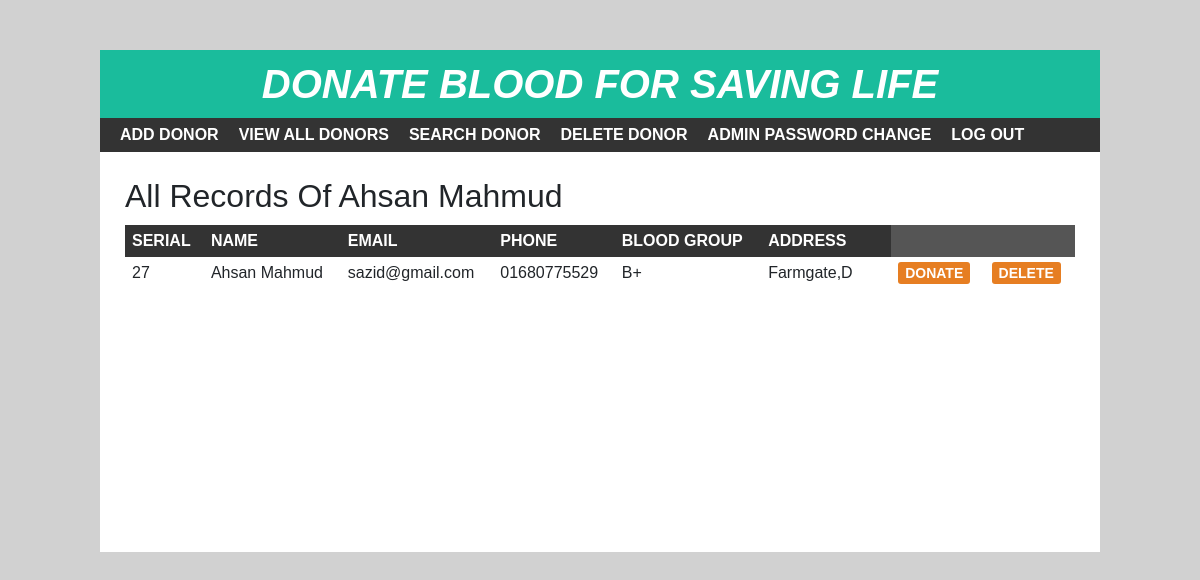
Page /viewdetails.php?serial=27 on the committed database.
### tables this page shows
CREATE TABLE `donorlist` (
  `Name` text NOT NULL,
  `Blood_Group` varchar(60) NOT NULL,
  `email` varchar(60) NOT NULL,
  `phone` varchar(30) NOT NULL,
  `Address` varchar(10) NOT NULL,
  `count` int(10) NOT NULL,
  `serial` int(11) NOT NULL,
  `DEL` int(10) DEFAULT NULL
);

### viewdetails.php (the view)
<?php
include 'header.php';
?>
<div id="main-content">
     <?php
$conn = mysqli_connect("localhost","root","","rcf_task");
$serial = $_GET['serial'];
$sql = "SELECT * FROM donorlist where serial = {$serial}";
$result = mysqli_query($conn,$sql) or die("query unsuccessfull");
if(mysqli_num_rows($result)>0)
{
    while ($row = mysqli_fetch_assoc($result))
    {
?>
<h2>All records of <?php echo $row['Name'] ?></h2>
    <?php } ?>
<?php } ?>
<?php
$serial = $_GET['serial'];
$conn = mysqli_connect("localhost","root","","rcf_task");
$sql = "SELECT * FROM donorlist where serial = {$serial}";
$result = mysqli_query($conn,$sql) or die("query unsuccessfull");
if(mysqli_num_rows($result)>0)
{
?>
<table cellpadding="7px">
<thead>
<th>Serial</th>
<th>Name</th>
<th>Email</th>
<th>Phone</th>
<th>Blood Group</th>
<th>Address</th>
</thead>
<tbody>
<?php
while($row=mysqli_fetch_assoc($result))
{
?>
<tr>
<td><?php echo $row['serial']  ?></td>
<td><?php echo $row['Name']  ?></td>
<td><?php echo $row['email']  ?></td>
<td><?php echo $row['phone']  ?></td>
<td><?php echo $row['Blood_Group']  ?></td>
<td colspan="2"><?php echo $row['Address']  ?></td>
<td>
 <a href="./includes/donatenow.php?serial=<?php echo $row['serial']?>">Donate</a>
</td>
<td>
<a href="./includes/delete.php?serial=<?php echo $row['serial']?>">Delete</a>
</td>
</tr>
<?php } ?>
</tbody>
</table>
<?php } ?>
</div>

### css/style.css (style rules this page uses)
body { font:16px arial; margin: 0; padding: 0; background: #d1d1d1; }
#main-content { padding: 25px; min-height: 400px; }
#main-content h2 { margin: 0 0 10px; text-transform: capitalize; }
#main-content table { width: 100%; background-color: #555; margin: 0 0 20px; }
#main-content table th { color: #fff; background-color: #333; text-transform: uppercase; }
#main-content table th:last-child { width: 130px; }
#main-content table td { background-color: #fff; }
#main-content table td a { font-size: 14px; font-weight: 600; text-transform: uppercase; padding: 3px 7px; color: #fff; background-color: #e67e22; text-decoration: none; border-radius: 3px; }

### rows in the picture
donorlist: Name "Ahsan Mahmud", serial "27", email "sazid@gmail.com", phone "01680775529", Blood_Group "B+", Address "Farmgate,D"
